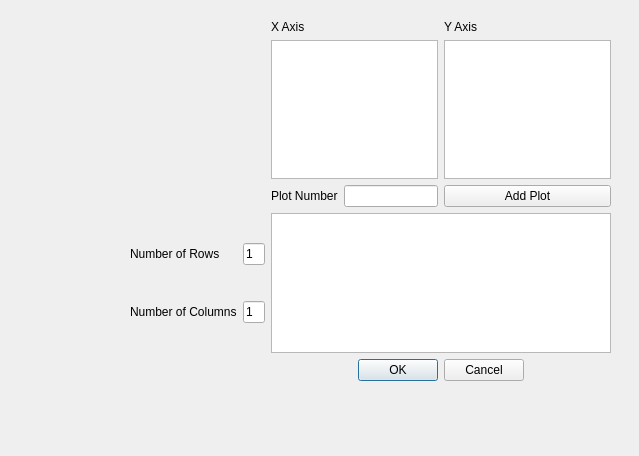
<?xml version="1.0" encoding="UTF-8"?>
<ui version="4.0">
 <class>CreateFigureDialog</class>
 <widget class="QDialog" name="CreateFigureDialog">
  <property name="geometry">
   <rect>
    <x>0</x>
    <y>0</y>
    <width>639</width>
    <height>456</height>
   </rect>
  </property>
  <property name="windowTitle">
   <string>Create Figure</string>
  </property>
  <widget class="QWidget" name="gridLayoutWidget">
   <property name="geometry">
    <rect>
     <x>130</x>
     <y>20</y>
     <width>481</width>
     <height>361</height>
    </rect>
   </property>
   <layout class="QGridLayout" name="gridLayout" rowstretch="0,0,0,0,0,0">
    <item row="1" column="2">
     <widget class="QListView" name="xAxisListView"/>
    </item>
    <item row="0" column="2">
     <widget class="QLabel" name="xAxisLabel">
      <property name="text">
       <string>X Axis</string>
      </property>
     </widget>
    </item>
    <item row="5" column="2" colspan="2">
     <widget class="QDialogButtonBox" name="buttonBox">
      <property name="orientation">
       <enum>Qt::Horizontal</enum>
      </property>
      <property name="standardButtons">
       <set>QDialogButtonBox::Cancel|QDialogButtonBox::Ok</set>
      </property>
      <property name="centerButtons">
       <bool>true</bool>
      </property>
     </widget>
    </item>
    <item row="0" column="3">
     <widget class="QLabel" name="yAxisLabel">
      <property name="text">
       <string>Y Axis</string>
      </property>
     </widget>
    </item>
    <item row="1" column="3">
     <widget class="QListView" name="yAxisListView">
      <property name="editTriggers">
       <set>QAbstractItemView::NoEditTriggers</set>
      </property>
      <property name="selectionMode">
       <enum>QAbstractItemView::ExtendedSelection</enum>
      </property>
      <property name="selectionBehavior">
       <enum>QAbstractItemView::SelectItems</enum>
      </property>
     </widget>
    </item>
    <item row="3" column="3">
     <widget class="QPushButton" name="addPlotButton">
      <property name="text">
       <string>Add Plot</string>
      </property>
     </widget>
    </item>
    <item row="3" column="2">
     <layout class="QHBoxLayout" name="horizontalLayout">
      <item>
       <widget class="QLabel" name="label_5">
        <property name="text">
         <string>Plot Number</string>
        </property>
       </widget>
      </item>
      <item>
       <widget class="QLineEdit" name="plotNumLineEdit">
        <property name="inputMask">
         <string/>
        </property>
        <property name="text">
         <string/>
        </property>
       </widget>
      </item>
     </layout>
    </item>
    <item row="4" column="1">
     <layout class="QGridLayout" name="gridLayout_2">
      <item row="0" column="0">
       <widget class="QLabel" name="label_3">
        <property name="text">
         <string>Number of Rows</string>
        </property>
       </widget>
      </item>
      <item row="0" column="1">
       <widget class="QLineEdit" name="numRowsLineEdit">
        <property name="text">
         <string>1</string>
        </property>
       </widget>
      </item>
      <item row="1" column="0">
       <widget class="QLabel" name="label_4">
        <property name="text">
         <string>Number of Columns</string>
        </property>
       </widget>
      </item>
      <item row="1" column="1">
       <widget class="QLineEdit" name="numColsLineEdit">
        <property name="text">
         <string>1</string>
        </property>
       </widget>
      </item>
     </layout>
    </item>
    <item row="4" column="2" colspan="2">
     <widget class="QTableView" name="plotListView"/>
    </item>
   </layout>
  </widget>
 </widget>
 <resources/>
 <connections/>
</ui>
